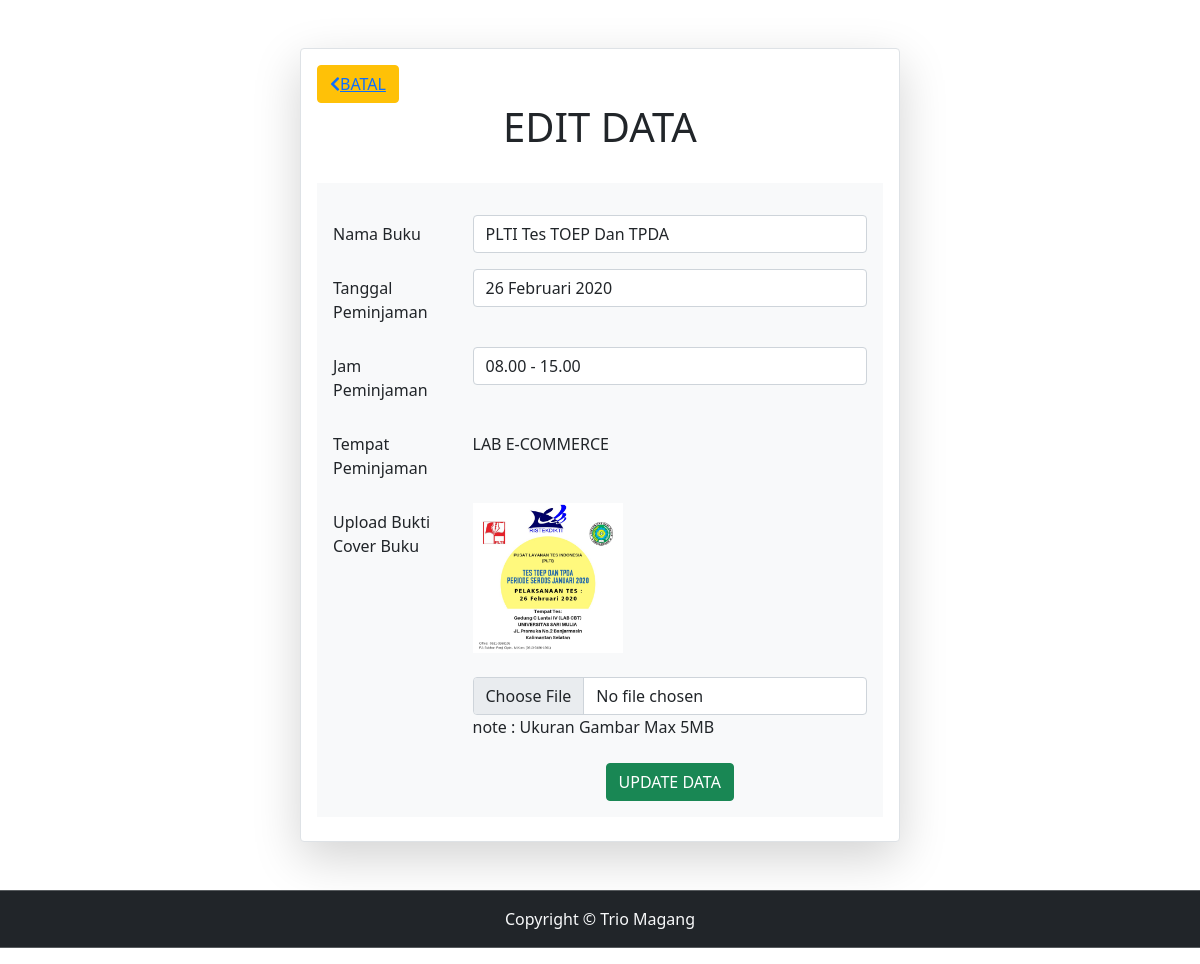
Page /edit.php?id=19 on the committed database.
### tables this page shows
CREATE TABLE `arsip` (
  `no` int(11) NOT NULL,
  `nama` varchar(250) NOT NULL,
  `tanggal` varchar(250) NOT NULL,
  `waktu` varchar(100) NOT NULL,
  `tempat` varchar(100) NOT NULL,
  `gambar` varchar(100) NOT NULL
);

### functions.php (called while the page is built, shortened)
<?php
$koneksi = mysqli_connect("localhost", "root", "", "bismillah");
function query($query) {
	global $koneksi;
	$result = mysqli_query($koneksi, $query);
	$rows = [];
	while( $row = mysqli_fetch_assoc($result) ) {
		$rows[] = $row;
	}
	return $rows;
}
?>

### edit.php (the view, shortened to what this page needs)
<?php
require 'functions.php';
$no = $_GET["id"];
$kegiatan = query("SELECT * FROM arsip WHERE no = $no")[0];
?>
<!DOCTYPE html>
<html>
<head>
    <link href="https://cdn.jsdelivr.net/npm/bootstrap@5.0.2/dist/css/bootstrap.min.css" rel="stylesheet">
    <link rel="stylesheet" href="https://cdnjs.cloudflare.com/ajax/libs/font-awesome/5.15.3/css/all.min.css" />
</head>
<body>
	    <div class="w-50 mx-auto border p-3 mt-5 mb-5  shadow-lg p-3 mb-5 bg-body rounded">
	<button type="submit" name="submit" class="btn btn-warning"><a href="index.php"><i class="fas fa-chevron-left"></i>BATAL</a></button>
	<center><h1>EDIT DATA</h1></center><br>
	<form class="p-3 mb-2 bg-light text-dark" action="" method="post" enctype="multipart/form-data">
<div class="row mt-3">
				<label for="nama" class="col-sm-3 col-form-label">Nama Buku  </label>
				<div class="col-sm-9">
				<input type="text" name="nama" id="nama" placeholder="Masukkan Nama Buku" class="form-control" required value="<?= $kegiatan["nama"]; ?>">
			</div>
		</div>
<div class="row mt-3">
				<label for="tanggal" class="col-sm-3 col-form-label">Tanggal Peminjaman  </label>
				<div class="col-sm-9">
				<input type="text" name="tanggal" id="tanggal" placeholder="Masukkan Tanggal Peminjaman" class="form-control" required value="<?= $kegiatan["tanggal"]; ?>">
			</div>
		</div>
<div class="row mt-3">
				<label for="waktu" class="col-sm-3 col-form-label">Jam Peminjaman  </label>
				<div class="col-sm-9">
				<input type="text" name="waktu" id="waktu" placeholder="Masukkan Jam Peminjaman" class="form-control" required value="<?= $kegiatan["waktu"]; ?>">
			</div>
		</div>
<div class="row mt-3">
				<label for="tempat" class="col-sm-3 col-form-label">Tempat Peminjaman  </label>
				<div class="col-sm-9">
				<input type="text" name="tempat" id="tempat" placeholder="Masukkan Kode Barang" readonly class="form-control-plaintext" required value="<?= $kegiatan["tempat"]; ?>">
			</div>
		</div>
<div class="row mt-3">
				<label for="gambar" class="col-sm-3 col-form-label">Upload Bukti Cover Buku  </label><br>
				<div class="col-sm-9">
				<img width="150" src="img/<?= $kegiatan['gambar']; ?>"><br><br>
				<input type="file" name="gambar" id="gambar" placeholder="Masukkan Kode Barang" class="form-control">
				note : Ukuran Gambar Max 5MB
				<br><br>
				<center><button type="submit" name="submit" class="btn btn-success">UPDATE DATA</button></center>
			</div>
		</div>
	</form>
</div>
	<div class="text-light bg-dark">
		<hr>
		<center>
			<font style="bold">
				Copyright &copy; Trio Magang
			</font>
		</center>
		<hr>
	</div>
</body>
</html>

### rows in the picture
arsip: nama "PLTI Tes TOEP Dan TPDA", tanggal "26 Februari 2020", waktu "08.00 - 15.00", tempat "LAB E-COMMERCE", gambar (picture)
